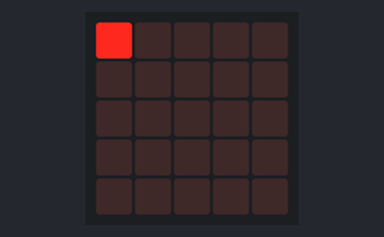
The program below on a simulated Calliope mini (MakeCode). Parts: the board's 5×5 LED display.

Above: at 0.1 s.
At 2.1 s:
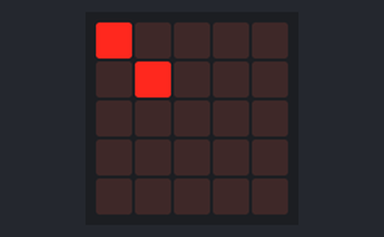
At 4.1 s:
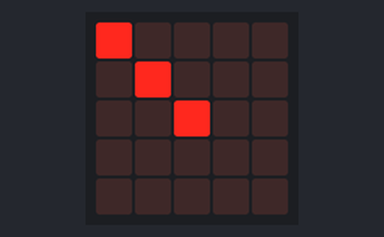
At 6.1 s:
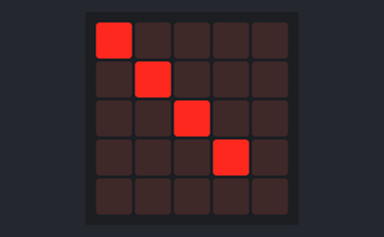
At 10.1 s:
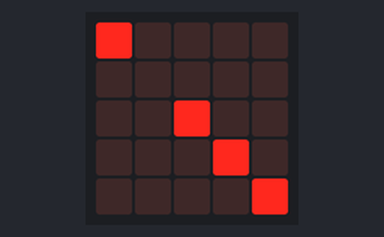
At 32.1 s:
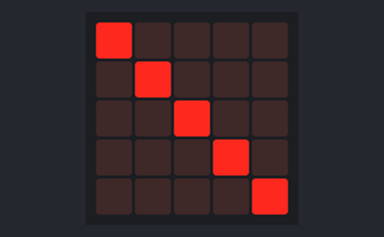

Measured:
- what the display in image 1 shows lasts 2.0 s, from 2.0 s to 4.0 s

The program:

main.ts
```typescript
basic.forever(function on_forever() {
    led.plot(0, 0)
    basic.pause(2000)
    led.plot(1, 1)
    basic.pause(2000)
    led.plot(2, 2)
    basic.pause(2000)
    led.plot(3, 3)
    basic.pause(2000)
    led.plot(4, 4)
    basic.pause(2000)
    led.unplot(1, 1)
})
```

test.ts
```typescript
// Hier kann man Tests durchführen; diese Datei wird nicht kompiliert, wenn dieses Paket als Erweiterung verwendet wird.
```
